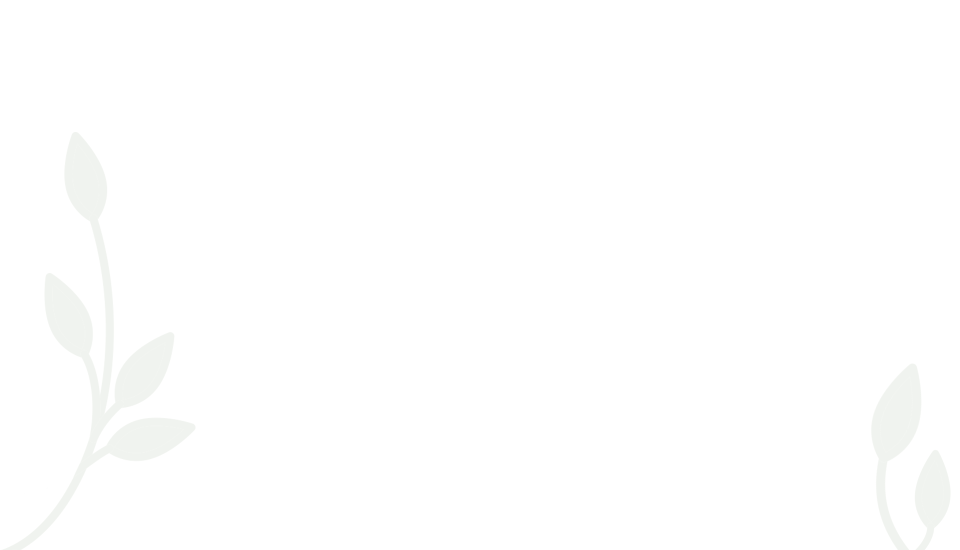
#> input picture assets/img/about-bg.png, 1920 x 1100 px (shown at 1/2 size)
$ python -i build-images.py   (imports and definitions only)
#> lines starting #> are read from the running program, lines starting #| are printed output that depends on the picture
"""Build responsive image derivatives for the Bellezza redesign.

Usage (from the project root):

    python tools/build-images.py            # build whatever is out of date
    python tools/build-images.py --force    # rebuild everything
    python tools/build-images.py --only team,sheets
    python tools/build-images.py --strict   # exit 1 if a portrait's outer 8px
                                            # mean luma is above 3% (brief 2.6)

Groups (for --only): team, sheets, owners, brand, about, join, brows, slay, home, og

What it makes (all new files; no source image is modified or overwritten):

  team    assets/img/team/{slug}-{180,360,540}.{avif,webp,jpg}
          3:4 centre crop at native resolution, EXIF-transposed, metadata
          stripped, never upscaled. AVIF quality is searched downward until the
          file fits the budget in BUDGETS (540w <= 45KB, 180w <= 6KB).
          Also reports each portrait's outer-8px mean luma (brief wants <= 3%
          so tiles sit on #000). Faces are never regraded. The only fix is
          EDGE_FADES: a smooth edge-only fade to black on sides whose band was
          profiled as pure backdrop (taylor-f top, lisa-jeffries top), with a
          brightness guard that skips the fade if the band reaches the
          subject. Every other portrait that exceeds does so because the
          subject (arms, clothing, a white coat) touches the frame edge. The
          report names each offending edge and whether it looks like subject
          or backdrop (anything brighter than luma 40 within 24px of that
          edge counts as subject; a lifted grey backdrop can trip this).
  sheets  assets/img/team/contact-sheet-{1540,1100}.{avif,webp,jpg}  (7x4: the whole
          team; any cell left over stays black)
          assets/img/team/contact-sheet-800.{avif,webp,jpg}         (4x3, 12 people)
  owners  assets/img/team/{ashley-basham,lisa-jeffries}-720.{avif,webp,jpg}
  brand   assets/img/brand/wordmark.png, wordmark-on-dark.png (56px tall = 2x of
          a 28px header lockup), logo.png, logo-on-dark.png (#faf8f5)
  about   assets/img/about/team-group-{560,1120}.{avif,webp,jpg}  (from join-1.jpg,
          4:3, gentle de-vignette + clarity reduction)
  join    assets/img/join/{join-2,join-3,gallery-1..4}-{400,800}.{avif,webp,jpg}
  brows   assets/img/work/brows-{before,after}-{400,470}.{avif,webp,jpg}
          (the two photos cut out of services/bella-brows.png without the baked
          text; the source only has ~470px of clean width, so the large variant
          is 470w rather than 800w; nothing is upscaled)
  slay    assets/img/slay/shannon-{360,497}.{avif,webp,jpg} (source is 497 wide,
          so no 540), assets/img/slay/slay-logo-{240,480}.{png,webp}
  home    assets/img/home/hero-{800,1448} (2:1), hero-m-{600,900} (4:3), tile-{hair,spa,
          nails,massage,medical}-{400,640} (5:4), stations-{800,1448} (16:9),
          pedicure-{800,1400} (3:2), exterior-{600,1000} (3:2), bridal-480, giftcard-480
          (the owners' 480x265 previews), all .{avif,webp,jpg};
          assets/img/brand/monogram-gold-{320,560}.{avif,webp,jpg},
          award-2026-{160,320}.{png,webp}, logo-header.png (112px tall, ink)
  og      assets/img/og-image.jpg (1200x630)

Idempotent: an output is skipped when it exists and is newer than both its
source(s) and this script. Every run ends with a table of every output path,
its pixel size and byte size.

Requires Python 3 and Pillow with AVIF + WebP support. Standard library only
otherwise.
"""

from __future__ import annotations

import argparse
import io
import os
import sys
from pathlib import Path

from PIL import Image, ImageChops, ImageFilter, ImageOps, features

ROOT = Path(__file__).resolve().parent.parent
IMG = ROOT / "assets" / "img"
SCRIPT = Path(__file__).resolve()

BLACK = (0, 0, 0)
PAPER = (0xFA, 0xF8, 0xF5)

# Default team order (brief 5.4).
TEAM_ORDER = [
    "ashley-basham", "lisa-jeffries", "devon", "stephanie", "janet", "moriah",
    "emilie", "austyn", "lizbeth", "cherish", "liv", "mya", "kat",
    "paige", "madison", "shelbi", "raegan", "rissa", "hope", "jesyca", "emma",
    "mia", "shannon-francis", "melissa", "aubree", "grace", "aeriannah",
]
MOBILE_SHEET = [
    "ashley-basham", "lisa-jeffries", "devon", "stephanie", "moriah", "emilie",
    "austyn", "paige", "madison", "jesyca", "emma", "mia",
]
OWNERS = ["ashley-basham", "lisa-jeffries"]

PORTRAIT_WIDTHS = (180, 360, 540)
EDGE_PX = 8
EDGE_LIMIT = 3.0  # percent

# AVIF byte budgets by output key. Quality is lowered in steps until it fits.
KB = 1000  # budgets are decimal KB
BUDGETS = {
    "portrait-180": 6 * KB,
    "portrait-360": 20 * KB,
    "portrait-540": 45 * KB,
    "portrait-720": 70 * KB,
    "sheet-1540": 160 * KB,
    "sheet-1100": 95 * KB,
    "sheet-800": 70 * KB,
}
AVIF_Q_START = 60
AVIF_Q_MIN = 28
WEBP_Q = 78
JPEG_Q = 80

# Crop boxes measured on the source files (see module docstring).
# logo.png is 786x257: EST. 2009 sits at y 51-78, x 324-448; the wordmark
# (BELLEZZA + "& Co" script) spans y 72-186; the frame's side rules restart at
# y 187 and the tagline is y 192-214.
LOGO_WORDMARK_BOX = (14, 72, 772, 187)
LOGO_EST_BOX = (300, 40, 460, 92)  # cleared inside the wordmark crop
LOGO_TAGLINE_BOX = (150, 188, 625, 218)
WORDMARK_H = 56  # 2x of the 28px desktop header lockup

# bella-brows.png is 1080x800. AFTER photo interior x 106-985, y 133-496 with
# the AFTER pill at x 807-1040, y >= 381; BEFORE photo interior x 203-855,
# y 518-786 with the BEFORE pill at x 153-356, y 717-763. These two boxes frame
# the same eye and brow in each photo at the same size, clear of pills,
# borders and rounded corners.
BROWS_BEFORE_BOX = (362, 522, 832, 782)
BROWS_AFTER_BOX = (297, 177, 767, 437)

report_rows: list[tuple[str, int, int, int, str]] = []
edge_rows: list[tuple[str, float, float, dict]] = []
FORCE = False


# --------------------------------------------------------------------------
# helpers
# --------------------------------------------------------------------------

def rel(p: Path) -> str:
    return p.relative_to(ROOT).as_posix()


# [47 lines left out: functions up_to_date, record, load_rgb, crop_to_ratio, not called in this run]


def cover(im: Image.Image, w: int, h: int, anchor_y: float = 0.35) -> Image.Image:
    """Crop to the box ratio then resize to exactly w x h."""
    return crop_to_ratio(im, w, h, anchor_y=anchor_y).resize((w, h), Image.LANCZOS)


# [30 lines left out: functions resize_w, encode_avif, save_set, not called in this run]


def set_paths(base: Path) -> list[Path]:
    return [base.with_name(base.name + e) for e in (".avif", ".webp", ".jpg")]


# [17 lines left out: functions build_set, mono_png, not called in this run]


# --------------------------------------------------------------------------
# a) team portraits
# --------------------------------------------------------------------------

def team_slugs() -> list[str]:
    return sorted(p.stem for p in (IMG / "team").glob("*.jpg")
                  if "-" not in p.stem or not p.stem.rsplit("-", 1)[-1].isdigit())


# Edge-only backdrop fades. Each entry darkens one side with a smooth ramp
# (black at the frame edge, untouched at `depth` px in). The bands were
# profiled row by row and contain only a smooth backdrop: taylor-f's hair
# starts at y ~115 and lisa-jeffries' at y ~48. As a safety net a fade is
# skipped (and reported) if any pixel in its band is brighter than
# FADE_MAX_LUMA, which would mean it reaches the subject.
EDGE_FADES = {
    "taylor-f": {"top": 64},  # (former team member; kept so an old source still builds)
    "lisa-jeffries": {"top": 32},
}
FADE_MAX_LUMA = 72
fade_notes: dict[str, str] = {}


# [27 lines left out: function edge_fade, not called in this run]


def portrait(slug: str) -> Image.Image:
    return edge_fade(slug, crop_to_ratio(load_rgb(IMG / "team" / f"{slug}.jpg"), 3, 4))


def srgb_to_linear(v: float) -> float:
    v /= 255.0
    return v / 12.92 if v <= 0.04045 else ((v + 0.055) / 1.055) ** 2.4


LIN = [srgb_to_linear(i) for i in range(256)]
#> further down, picture is the input picture: PIL image 1920x1100 RGB; mean R, G, B 254.4, 254.5, 254.4


# [79 lines left out: functions edge_stats, build_team, build_owners, compose_sheet, build_sheets, not called in this run]


# --------------------------------------------------------------------------
# c) brand
# --------------------------------------------------------------------------

def logo_alpha() -> Image.Image:
    return Image.open(IMG / "logo.png").convert("RGBA").getchannel("A")


# [29 lines left out: functions wordmark_alpha, build_brand, not called in this run]


# --------------------------------------------------------------------------
# d) about + join photos
# --------------------------------------------------------------------------

def radial_gain(size: tuple[int, int], strength: float, start: float = 0.35) -> Image.Image:
    """L mask holding 255*(gain-1): 0 inside `start` (fraction of the
    centre-to-corner distance), rising smoothly to `strength` at the corners."""
#> called with size = (1920, 1100), strength = 0.3, start = 0.35
    sw, sh = 160, 120
    data = []
    for y in range(sh):
        for x in range(sw):
            dx = (x + 0.5) / sw - 0.5
            dy = (y + 0.5) / sh - 0.5
            r = ((dx * dx + dy * dy) ** 0.5) / (0.5 ** 0.5)
            t = min(1.0, max(0.0, (r - start) / (1 - start)))
            t = t * t * (3 - 2 * t)
            data.append(round(255 * strength * t))
    m = Image.new("L", (sw, sh))
#> m: PIL image 160x120 L; every value is 0
    m.putdata(data)
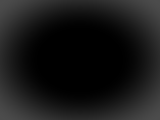
#> m: PIL image 160x120 L; min 0, max 76, mean 23.8
    return m.resize(size, Image.BICUBIC)
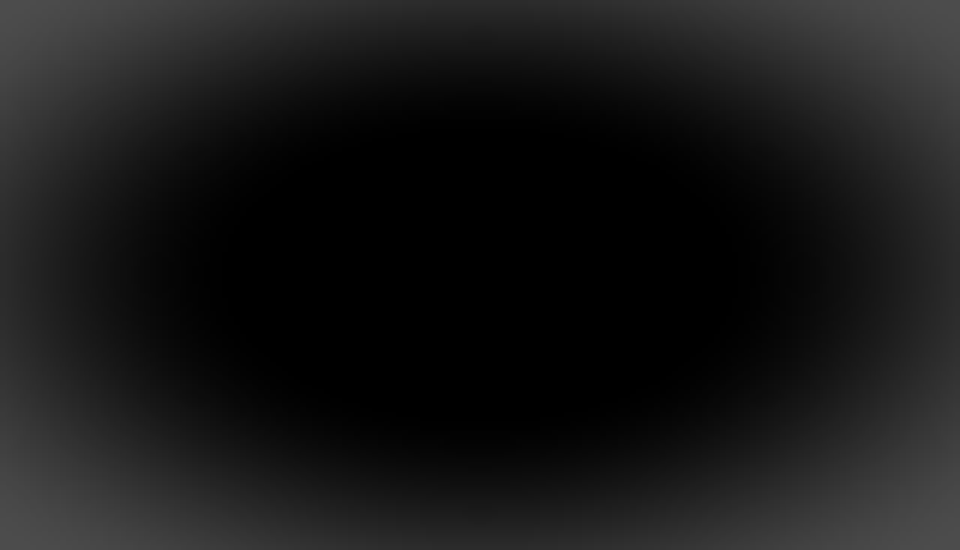
#> returned value: PIL image 1920x1100 L (shown at 1/2 size); min 0, max 76, mean 23.8


def soften_grade(im: Image.Image, devignette: float = 0.30, clarity: float = 0.30) -> Image.Image:
    """Gentle global correction for the phone-HDR look: lift the vignetted
    corners with a smooth radial gain and remove part of the mid-scale local
    contrast ('clarity') band. No colour or skin changes."""
    m = radial_gain(im.size, devignette)
    boost = ImageChops.multiply(im, Image.merge("RGB", (m, m, m)))
    im = ImageChops.add(im, boost)
    small = im.filter(ImageFilter.GaussianBlur(4))
    large = im.filter(ImageFilter.GaussianBlur(40))
    band = ImageChops.subtract(small, large, scale=1, offset=128)
    band = band.point(lambda v: round(128 + clarity * (v - 128)))
    return ImageChops.subtract(im, band, scale=1, offset=128)
#> returned value: PIL image 1920x1100 RGB


# [66 lines left out: functions build_about, build_join, build_brows, build_slay, not called in this run]


# --------------------------------------------------------------------------
# g) home page (owners' homepage design, 2026-10-08; photo codes HP-01..HP-12)
# --------------------------------------------------------------------------

HOME = IMG / "home"
BRAND = IMG / "brand"
INK = (0x1C, 0x1C, 0x1C)
# hp01/hp02/hp03/hp07/hp12 are the owners' AI-edited versions of real rooms
# (temporary stand-ins until the original photos arrive); hp08 is an original.
# Nails and massage tiles use the real room photos from the old site, and the
# medical tile uses Shannon's headshot, until the owners send HP-04..HP-06.
HOME_TILES = {
    "hair": (HOME / "hp02-styling-stations.jpg", 0.55, 0.3),
    "spa": (HOME / "hp03-facial-room.jpg", 0.6, 0.5),
    "nails": (IMG / "services" / "mani-room.jpg", 0.6, 0.5),
    "massage": (IMG / "services" / "massage.jpg", 1.0, 0.5),
    "medical": (IMG / "team" / "shannon-francis.jpg", 0.08, 0.5),
}
LOGO_HEADER_H = 112  # 2x of the 56px desktop header lockup


# [111 lines left out: functions warm, trimmed_alpha, build_home, build_og, not called in this run]


# --------------------------------------------------------------------------

GROUPS = {
    "team": build_team, "sheets": build_sheets, "owners": build_owners,
    "brand": build_brand, "about": build_about, "join": build_join,
    "brows": build_brows, "slay": build_slay, "home": build_home, "og": build_og,
}


# [50 lines left out: function main, not called in this run]


# [2 lines not run here, left out]

>>> from PIL import Image
>>> picture = Image.open('../assets/img/about-bg.png')
>>> result = soften_grade(picture)
